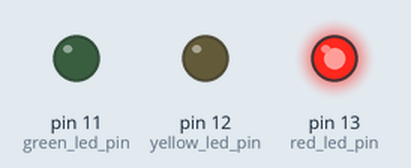
This sketch was run on a simulated Arduino Uno, built with avr-gcc and run on an emulated ATmega328P. Parts: output pins drawn as LEDs (lit = HIGH).

Above: at 2.5 s.
At 5.5 s:
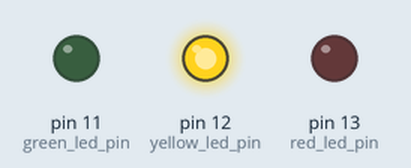
At 8.5 s:
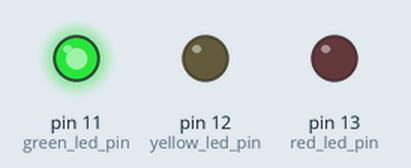
Timing chart, 0 to 14.3 s (numbered marks = the images above):
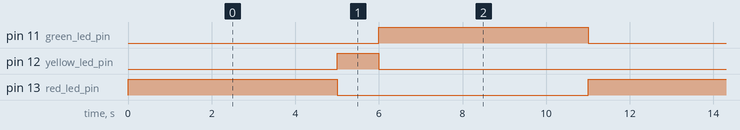

The sketch:

traffic_lights.ino
```cpp
unsigned int red_led_pin = 13;
unsigned int yellow_led_pin = 12;
unsigned int green_led_pin = 11;

void setup() {
  // put your setup code here, to run once:
  pinMode(red_led_pin, OUTPUT);
  pinMode(yellow_led_pin, OUTPUT);
  pinMode(green_led_pin, OUTPUT);
}

void loop() {
  // put your main code here, to run repeatedly:
  digitalWrite(red_led_pin, HIGH);
  delay(5000);
  digitalWrite(red_led_pin, LOW);
  digitalWrite(yellow_led_pin, HIGH);
  delay(1000);
  digitalWrite(yellow_led_pin, LOW);
  digitalWrite(green_led_pin, HIGH);
  delay(5000);
  digitalWrite(green_led_pin, LOW);
}
```

Measured:
- by itself, pin 11 (green_led_pin), pin 13 (red_led_pin): alternates HIGH for 5.0 s and LOW for 6.0 s
- by itself, pin 12 (yellow_led_pin): alternates HIGH for 1.0 s and LOW for 10.0 s
- by itself, everything shown: repeats every 11.0 s, in 4 steps
